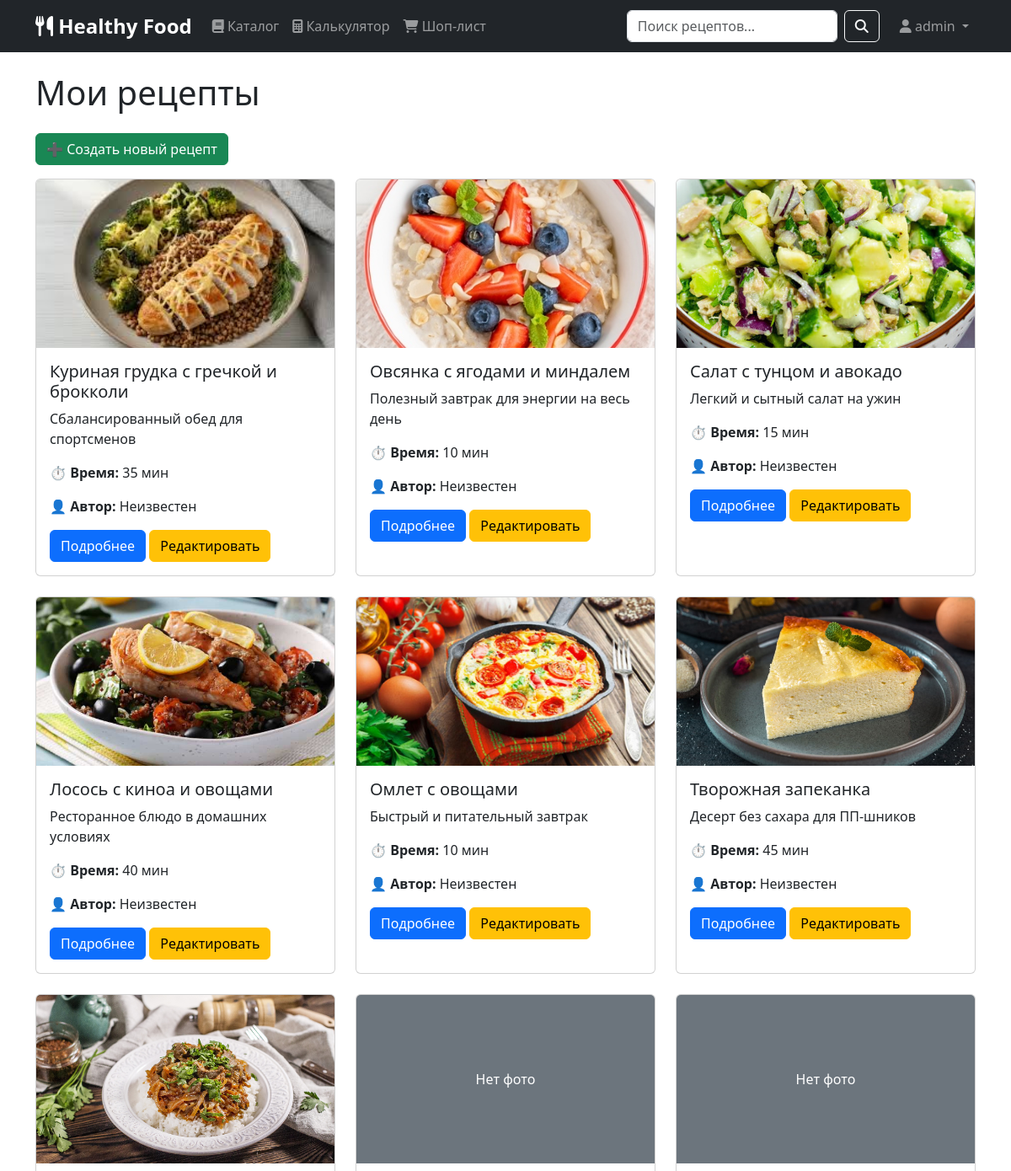
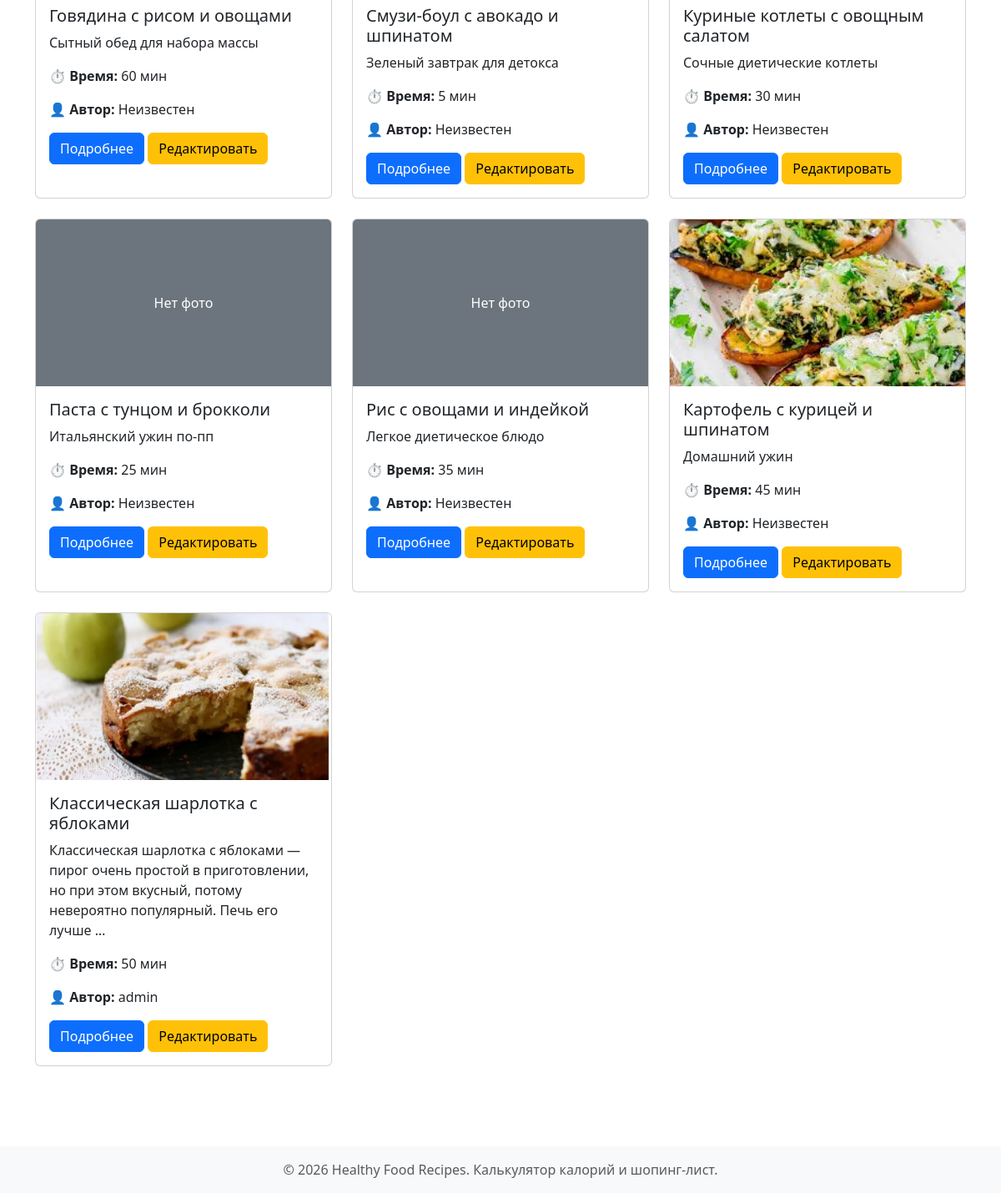
/my-recipes/ (signed in), run on the app's committed database (2 pictures, top to bottom).
### recipes/models.py (models this page shows)
class Recipe(models.Model):
    title = models.CharField(max_length=200)
    description = models.TextField()
    cooking_time = models.IntegerField(help_text='минуты')
    image = models.ImageField(upload_to='recipes/', blank=True, null=True)
    servings = models.IntegerField(default=1)
    author = models.ForeignKey(User, on_delete=models.CASCADE, null=True, blank=True, related_name='recipes')
    class Meta:
        verbose_name = 'Рецепт'
        verbose_name_plural = 'Рецепты'
        permissions = [
            ('can_edit_all_recipes', 'Может редактировать любые рецепты'),
            ('can_delete_all_recipes', 'Может удалять любые рецепты'),
        ]

### recipes/views.py (the view)
# urls.py: path('my-recipes/', views.my_recipes, name='my_recipes'),
@login_required
def my_recipes(request):
    if can_edit_recipe(request.user, None) or request.user.groups.filter(
            name='Редакторы').exists() or request.user.groups.filter(name='Модераторы').exists():
        user_recipes = Recipe.objects.all()
    else:
        user_recipes = Recipe.objects.filter(author=request.user)
    return render(request, 'recipes/my_recipes.html', {'user_recipes': user_recipes})

### recipes/views.py (called while the page is built, shortened)
def can_edit_recipe(user, recipe):
    if user.is_superuser:
        return True

### recipes/templates/recipes/my_recipes.html (shortened to what this page needs)
{% extends 'base.html' %}
{% block content %}
<h1 class="mb-4">Мои рецепты</h1>
{% if user.is_staff or perms.recipes.can_edit_all_recipes %}
    <a href="{% url 'create_recipe' %}" class="btn btn-success mb-3">➕ Создать новый рецепт</a>
{% endif %}
<div class="row">
    {% for recipe in user_recipes %}
    <div class="col-md-4 mb-4">
        <div class="card h-100">
            {% if recipe.image %}
            <img src="{{ recipe.image.url }}" class="card-img-top" alt="{{ recipe.title }}" style="height: 200px; object-fit: cover;">
            {% else %}
            <div class="card-img-top bg-secondary d-flex align-items-center justify-content-center" style="height: 200px;">
                <span class="text-white">Нет фото</span>
            </div>
            {% endif %}
            <div class="card-body">
                <h5 class="card-title">{{ recipe.title }}</h5>
                <p class="card-text">{{ recipe.description|truncatewords:20 }}</p>
                <p><strong>⏱ Время:</strong> {{ recipe.cooking_time }} мин</p>
                <p><strong>👤 Автор:</strong> {{ recipe.author.username|default:"Неизвестен" }}</p>
                <a href="{% url 'recipe_detail' recipe.id %}" class="btn btn-primary">Подробнее</a>
                {% if user.is_staff or perms.recipes.can_edit_all_recipes or recipe.author == user %}
                    <a href="{% url 'edit_recipe' recipe.id %}" class="btn btn-warning">Редактировать</a>
                {% endif %}
            </div>
        </div>
    </div>
    {% endfor %}
</div>
{% endblock %}

### templates/base.html (shortened to what this page needs)
<!DOCTYPE html>
<html lang="ru">
<head>
    <link href="https://cdn.jsdelivr.net/npm/bootstrap@5.3.0/dist/css/bootstrap.min.css" rel="stylesheet">
    <link rel="stylesheet" href="https://cdnjs.cloudflare.com/ajax/libs/font-awesome/6.4.0/css/all.min.css">
</head>
<body>
    <nav class="navbar navbar-expand-lg navbar-dark bg-dark">
        <div class="container">
            <a class="navbar-brand" href="{% url 'recipe_list' %}">
                <i class="fas fa-utensils"></i> Healthy Food
            </a>
            <div class="collapse navbar-collapse" id="navbarNav">
                <ul class="navbar-nav me-auto">
                    <li class="nav-item">
                        <a class="nav-link {% if request.resolver_match.url_name == 'recipe_list' %}active{% endif %}" href="{% url 'recipe_list' %}">
                            <i class="fas fa-book"></i> Каталог
                        </a>
                    </li>
                    <li class="nav-item">
                        <a class="nav-link {% if request.resolver_match.url_name == 'calculator' %}active{% endif %}" href="{% url 'calculator' %}">
                            <i class="fas fa-calculator"></i> Калькулятор
                        </a>
                    </li>
                    <li class="nav-item">
                        <a class="nav-link {% if request.resolver_match.url_name == 'shopping_list' %}active{% endif %}" href="{% url 'shopping_list' %}">
                            <i class="fas fa-shopping-cart"></i> Шоп-лист
                        </a>
                    </li>
                </ul>
                <form class="d-flex search-form me-3" action="{% url 'recipe_list' %}" method="get">
                    <input class="form-control me-2" type="search" name="search" placeholder="Поиск рецептов..." value="{{ search_query }}">
                    <button class="btn btn-outline-light" type="submit">
                        <i class="fas fa-search"></i>
                    </button>
                </form>
                <ul class="navbar-nav">
                    {% if user.is_authenticated %}
                        <li class="nav-item dropdown">
                            <a class="nav-link dropdown-toggle" href="#" id="userDropdown" role="button" data-bs-toggle="dropdown">
                                <i class="fas fa-user"></i> {{ user.username }}
                            </a>
                        </li>
                    {% endif %}
                </ul>
            </div>
        </div>
    </nav>
    <main class="py-4">
        <div class="container">
            {% block content %}
            {% endblock %}
        </div>
    </main>
    <footer class="bg-light text-center py-3 mt-5">
        <div class="container">
            <span class="text-muted">© 2026 Healthy Food Recipes. Калькулятор калорий и шопинг-лист.</span>
        </div>
    </footer>
</body>
</html>

### templates/base.html (style rules this page uses)
.navbar-brand { font-weight: bold; font-size: 1.5rem; }
.search-form { width: 300px; }

### data on the page
Recipe: image (picture), title "Куриная грудка с гречкой и брокколи", description "Сбалансированный обед для спортсменов", cooking_time "35", author.username "Неизвестен"
Recipe: image (picture), title "Овсянка с ягодами и миндалем", description "Полезный завтрак для энергии на весь день", cooking_time "10", author.username "Неизвестен"
Recipe: image (picture), title "Салат с тунцом и авокадо", description "Легкий и сытный салат на ужин", cooking_time "15", author.username "Неизвестен"
Recipe: image (picture), title "Лосось с киноа и овощами", description "Ресторанное блюдо в домашних условиях", cooking_time "40", author.username "Неизвестен"
Recipe: image (picture), title "Омлет с овощами", description "Быстрый и питательный завтрак", cooking_time "10", author.username "Неизвестен"
Recipe: image (picture), title "Творожная запеканка", description "Десерт без сахара для ПП-шников", cooking_time "45", author.username "Неизвестен"
Recipe: image (picture), title "Говядина с рисом и овощами", description "Сытный обед для набора массы", cooking_time "60", author.username "Неизвестен"
Recipe: image "Нет фото", title "Смузи-боул с авокадо и шпинатом", description "Зеленый завтрак для детокса", cooking_time "5", author.username "Неизвестен"
Recipe: image "Нет фото", title "Куриные котлеты с овощным салатом", description "Сочные диетические котлеты", cooking_time "30", author.username "Неизвестен"
Recipe: image "Нет фото", title "Паста с тунцом и брокколи", description "Итальянский ужин по-пп", cooking_time "25", author.username "Неизвестен"
Recipe: image "Нет фото", title "Рис с овощами и индейкой", description "Легкое диетическое блюдо", cooking_time "35", author.username "Неизвестен"
Recipe: image (picture), title "Картофель с курицей и шпинатом", description "Домашний ужин", cooking_time "45", author.username "Неизвестен"
Recipe: image (picture), title "Классическая шарлотка с яблоками", description "Классическая шарлотка с яблоками — пирог очень простой в приготовлении, но при этом вкусный, потому невероятно популярный. Печь его лучше …", cooking_time "50", author.username "admin"

### other printed values
{{ user.username }} "admin"
